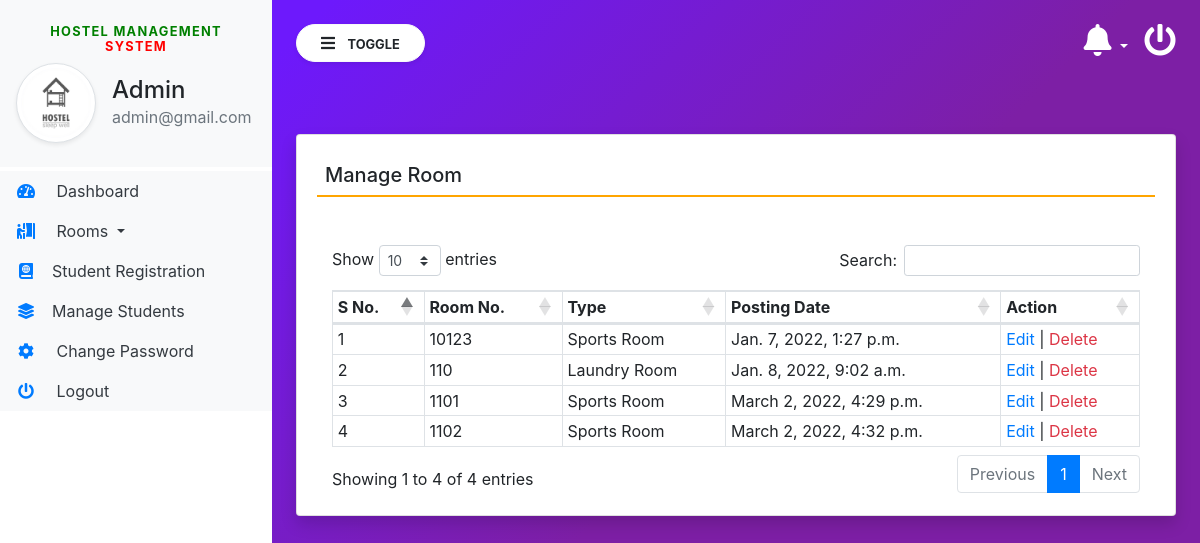
The page /manage_Room (signed in) on the database its author committed.
### hostel/models.py (models this page shows, shortened)
class Rooms(models.Model):
    ROOM_TYPES = (
        ('s', "Sports Room"),
        ('l', "Laundry Room"),
    )
    type = models.CharField(max_length=10, null=True, choices=ROOM_TYPES)
    room_no = models.CharField(max_length=100, null=True)
    posting_date = models.DateTimeField(auto_now_add=True)

### hostel/views.py (the view)
# urls.py: path('manage_Room', manage_Room, name='manage_Room'),
def manage_Room(request):
    if not request.user.is_authenticated:
        return redirect('admin_login')
    room = Rooms.objects.all()
    return render(request, 'manage_Room.html', locals())

### hostel/templates/manage_Room.html
{% extends 'admin_base.html' %}
{% block main  %}
<div class="card shadow mt-5">
    <div class="card-body">
        <h5 class="p-2" style="border-bottom: 2px solid orange;">Manage Room</h5>
        <div class="container-fluid mt-5">
            <table class="table table-bordered table-sm" id="example">
                <thead>
                <tr>
                    <th>S No.</th>
                    <th>Room No.</th>
                    <th>Type</th>
                    <th>Posting Date</th>
                    <th>Action</th>
                </tr>
                </thead>
                <tbody>
                  {% for i in room %}
                <tr>
                    <td>{{forloop.counter}}</td>
                    <td>{{i.room_no}}</td>
                    <td>{{i.get_type_display}}</td>
                    <td>{{i.posting_date}}</td>
                    <td><a href="{% url 'edit_Room' i.id %}" class="text-primary">Edit</a> |
                        <a href="{% url 'delete_Room' i.id %}" class="text-danger" onclick="return confirm('Are You Sure?')">Delete</a>
                    </td>
                </tr>
                  {% endfor %}
                </tbody>
            </table>
        </div>
    </div>
</div>
{% endblock %}

### hostel/templates/admin_base.html (shortened to what this page needs)
{% load static %}
<html lang="en">
<head>
    <link rel="stylesheet" href="https://maxcdn.bootstrapcdn.com/bootstrap/4.3.1/css/bootstrap.min.css">
    <link rel="stylesheet" href="https://use.fontawesome.com/releases/v5.6.3/css/all.css"
>
    <link rel="stylesheet" href="https://cdnjs.cloudflare.com/ajax/libs/twitter-bootstrap/4.5.2/css/bootstrap.css">
    <link rel="stylesheet" href="https://cdn.datatables.net/1.11.3/css/dataTables.bootstrap4.min.css">
    <link rel="stylesheet" type="text/css" href="{% static 'css/sidebar.css' %}">
</head>
<body>
<div class="vertical-nav bg-white" id="sidebar">
    <div class="py-4 px-3 mb-1 bg-light">
        <center><h4 class="font-weight-bold text-uppercase px-3 small dashboard-text"><span style="color: green">Hostel Management</span> <span style="color: red">System</span></h4></center>
        <div class="media d-flex align-items-center">
            <img src="{% static 'images/hostel.jpg' %}" width="80" height="80"
                 class="mr-3 rounded-circle img-thumbnail shadow-sm">
            <div class="media-body">
                <h4 class="mb-0">Admin</h4>
                <p class="text-muted mb-0">{{request.user.email}}</p>
            </div>
        </div>
    </div>
    <ul class="nav flex-column bg-white">
        <li class="nav-item">
            <a href="{% url 'admin_home' %}" class="nav-link text-dark bg-light">
                <i class="fas fa-tachometer-alt fa-fw mr-3 text-primary"></i>
                Dashboard
            </a>
        </li>
        <li class="nav-item dropdown">
            <a class="nav-link dropdown-toggle text-dark bg-light" href="#" id="navbardrop" data-toggle="dropdown">
                <i class="fas fa-person-booth mr-3 text-primary fa-fw"></i> Rooms
            </a>
        </li>
        <li class="nav-item">
            <a href="{% url 'student_Registration' %}" class="nav-link text-dark bg-light">
                <i class="fas fa-atlas mr-3 text-primary fa-fw"></i>Student Registration
            </a>
        </li>
        <li class="nav-item">
            <a href="{% url 'manage_student' %}" class="nav-link text-dark bg-light">
                <i class="fas fa-layer-group mr-3 text-primary fa-fw"></i>Manage Students
            </a>
        </li>
        <li class="nav-item">
            <a href="{% url 'changePassword' %}" class="nav-link text-dark bg-light">
                <i class="fas fa-cog mr-3 text-primary fa-fw"></i>
                Change Password
            </a>
        </li>
        <li class="nav-item">
            <a href="/logout" class="nav-link text-dark bg-light">
                <i class="fas fa-power-off mr-3 text-primary fa-fw"></i>
                Logout
            </a>
        </li>
    </ul>
</div>
<div class="page-content p-4" id="content">
    <a href="/logout" title="logout" class="float-right text-white"><i class="fas fa-power-off fa-2x"></i></a>
    <div class="container">
        <div class="dropdown">
            <a href="" class="float-right text-white pr-3 dropdown-toggle" id="menu1" data-toggle="dropdown"><i class="fas fa-bell fa-2x"> </i>
            </a>
        </div>
    </div>
    <button id="sidebarCollapse" type="button" class="btn btn-light bg-white rounded-pill shadow-sm px-4 mb-4">
        <i class="fas fa-bars mr-2"></i>
        <small class="text-uppercase font-weight-bold">Toggle</small>
    </button>
    {% block main %}
    {% endblock %}
</div>
</body>
</html>

### hostel/static/css/sidebar.css (style rules this page uses)
body { background-image : linear-gradient(135.9deg,rgba(109,25,252,1) 16.4%,rgba(125,31,165,1) 56.1%); min-height:100vh; }
.vertical-nav { min-width : 17rem; width : 17rem; height:100vh; position:fixed; top:0; left:0; transition: all 0.4s; }
.page-content { width:calc(100% - 17rem); margin-left:17rem; transition:all 0.4s; }
.dashboard-text { letter-spacing : 0.1em; color : #aaa; }

### rows shown on the page
Rooms: room_no "10123", type "Sports Room", posting_date "Jan. 7, 2022, 1:27 p.m."
Rooms: room_no "110", type "Laundry Room", posting_date "Jan. 8, 2022, 9:02 a.m."
Rooms: room_no "1101", type "Sports Room", posting_date "March 2, 2022, 4:29 p.m."
Rooms: room_no "1102", type "Sports Room", posting_date "March 2, 2022, 4:32 p.m."

### other values the page prints
{{ request.user.email }} "admin@gmail.com"
